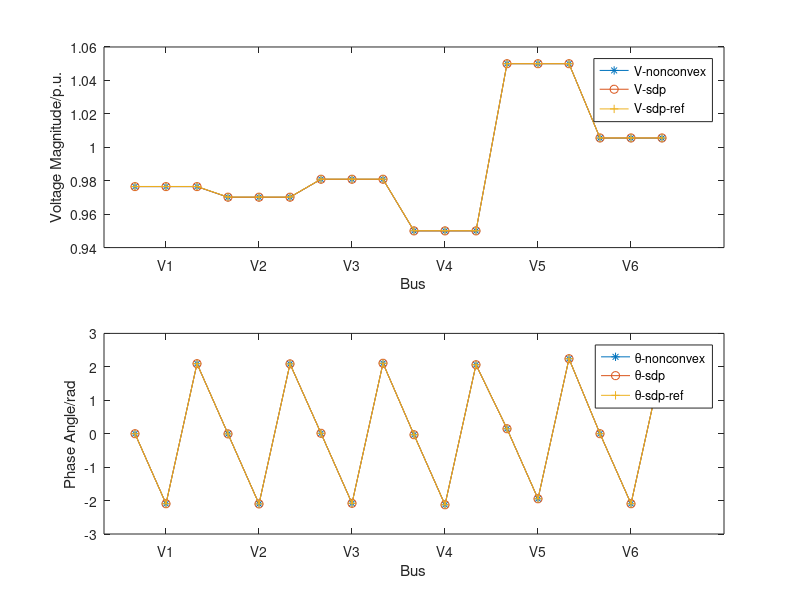
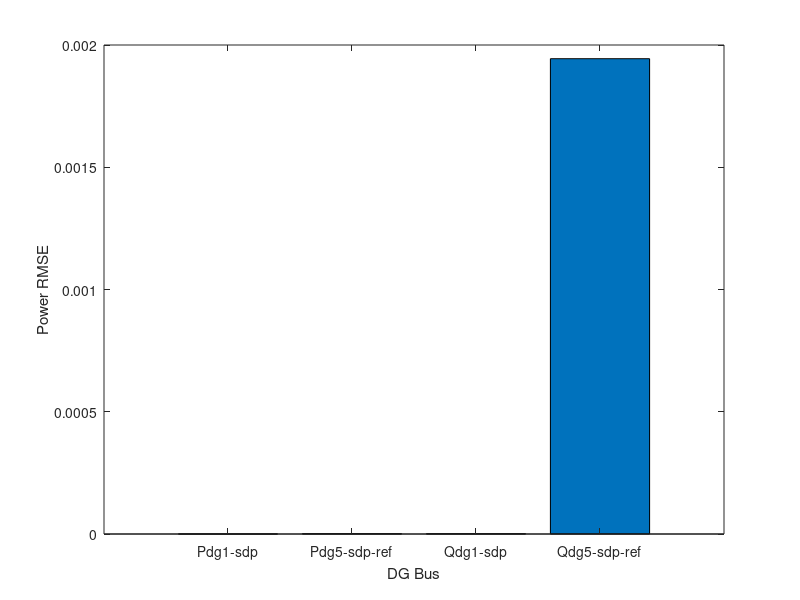

Here is the MATLAB script that generated these plots, in order:
clc;
clear;


Vgams=[0.97647999
0.97647999
0.97647999
0.97014405
0.97014405
0.97014405
0.98088792
0.98088792
0.98088792
0.95000000
0.95000000
0.95000000
1.05000000
1.05000000
1.05000000
1.00549257
1.00549257
1.00549257
];
Vsdp=[0.97648001
0.97648001
0.97648001
0.97014407
0.97014407
0.97014407
0.98088793
0.98088793
0.98088793
0.95000000
0.95000000
0.95000000
1.05000000
1.05000000
1.05000000
1.00558286
1.00558286
1.00558286
];
Vsdp_ref=[0.97656768
0.97656768
0.97656768
0.97023233
0.97023233
0.97023233
0.98096602
0.98096602
0.98096602
0.95009024
0.95009024
0.95009024
1.05000000
1.05000000
1.05000000
1.00558286
1.00558286
1.00558286
];

Agams=[0.00000000;
    -2.09439510;
    2.09439510;
    -0.00572333;
    -2.10011844;
    2.08867177;
    0.01205493;
    -2.08234018;
    2.10645003;
    -0.03107859;
    -2.12547369;
    2.06331651;
    0.14813822;
    -1.94625688;
    2.24253332;
    0.00000000;
    -2.09439510;
    2.09439510;
    ];

Asdp =[            0
  -2.094395102393195
   2.094395102393195
  -0.005723331870225
  -2.100118434263298
   2.088671770522867
   0.012054932422535
  -2.082340169971222
   2.106450034815151
  -0.031078590689566
  -2.125473693082874
   2.063316511703699
   0.148138268780510
  -1.946256833618453
   2.242533371168783
                   0
  -2.094395102393195
   2.094395102393195];

Asdp_ref=[0
  -2.094395102393196
   2.094395102393195
  -0.005722300299969
  -2.100117402693194
   2.088672802093210
   0.012060366702704
  -2.082334735690521
   2.106455469095953
  -0.031072843472301
  -2.125467945865730
   2.063322258920798
   0.148176481064039
  -1.946218621328940
   2.242571583457952
                   0
  -2.094395102393196
   2.094395102393195];
figure(1)
subplot(2,1,1) 
plot(1:18,Vgams,'-*',1:18,Vsdp,'-o',1:18,Vsdp_ref,'-+')
xlabel('Bus');
ylabel('Voltage Magnitude/p.u.');
xticks([2 5 8 11 14 17])
set(gca, 'xticklabel',{'V1';'V2';'V3';'V4';'V5';'V6'});
legend('V-nonconvex','V-sdp','V-sdp-ref');

subplot(2,1,2) 

plot(1:18,Agams,'-*',1:18,Asdp,'-o',1:18,Asdp_ref,'-+')
xlabel('Bus');
ylabel('Phase Angle/rad');
xticks([2 5 8 11 14 17])
 set(gca, 'xticklabel',{'V1';'V2';'V3';'V4';'V5';'V6'});
legend('\theta-nonconvex','\theta-sdp','\theta-sdp-ref');

Pg_gams=[0;-6.6613E-16;0;3.55060046;3.55060046;3.55060046];
Qg_gams=[0.98601274;0.98601274;0.98601274;0.01862115;0.01862115;0.01862115];
Pg_sdp=[0;0;0;3.55060064;3.55060064;3.55060064];
Qg_sdp=[0.98601387;0.98601387;0.98601387;0.01862016;0.01862016;0.01862016];
Pg_sdp_ref=[0;0;0;3.55060213;3.55060213;3.55060213];
Qg_sdp_ref=[0.98795703;0.98795703;0.98795703;0.01667742;0.01667742;0.01667742];

Pg_sdp_MAE=max(abs(Pg_sdp-Pg_gams))
Qg_sdp_MAE=max(abs(Qg_sdp-Qg_gams))
Pg_sdp_RMSE=sqrt((sum(abs(Pg_sdp-Pg_gams).^2))/15)
Qg_sdp_RMSE=sqrt((sum(abs(Qg_sdp-Qg_gams).^2))/15)
V_sdp_MAE=max(abs(Vsdp-Vgams))
V_sdp_RMSE=sqrt((sum(abs(Vsdp-Vgams).^2))/15)

Pg_sdp_ref_MAE=max(abs(Pg_sdp_ref-Pg_gams))
Qg_sdp_ref_MAE=max(abs(Qg_sdp_ref-Qg_gams))
Pg_sdp_ref_RMSE=sqrt((sum(abs(Pg_sdp_ref-Pg_gams).^2))/15)
Qg_sdp_ref_RMSE=sqrt((sum(abs(Qg_sdp_ref-Qg_gams).^2))/15)
V_sdp_ref_MAE=max(abs(Vsdp_ref-Vgams))
V_sdp_ref_RMSE=sqrt((sum(abs(Vsdp_ref-Vgams).^2))/15)

figure(2)
S_rmse=[sqrt((sum(abs(Pg_sdp-Pg_gams).^2))/6);sqrt((sum(abs(Pg_sdp_ref-Pg_gams).^2))/6);sqrt((sum(abs(Qg_sdp-Qg_gams).^2))/6);sqrt((sum(abs(Qg_sdp_ref-Qg_gams).^2))/6)];
bar(S_rmse)
xlabel('DG Bus');
ylabel('Power RMSE');
xticks([1 2 3 4])
set(gca, 'xticklabel',{'Pdg1-sdp';'Pdg5-sdp-ref';'Qdg1-sdp';'Qdg5-sdp-ref'});

